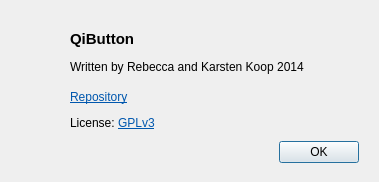
<?xml version="1.0" encoding="UTF-8"?>
<ui version="4.0">
 <class>AboutDialog</class>
 <widget class="QDialog" name="AboutDialog">
  <property name="geometry">
   <rect>
    <x>0</x>
    <y>0</y>
    <width>379</width>
    <height>182</height>
   </rect>
  </property>
  <property name="windowTitle">
   <string>About</string>
  </property>
  <widget class="QDialogButtonBox" name="buttonBox">
   <property name="geometry">
    <rect>
     <x>250</x>
     <y>140</y>
     <width>109</width>
     <height>25</height>
    </rect>
   </property>
   <property name="standardButtons">
    <set>QDialogButtonBox::Ok</set>
   </property>
  </widget>
  <widget class="QLabel" name="label">
   <property name="geometry">
    <rect>
     <x>70</x>
     <y>90</y>
     <width>92</width>
     <height>40</height>
    </rect>
   </property>
   <property name="text">
    <string>&lt;html&gt;&lt;head/&gt;&lt;body&gt;&lt;p&gt;&lt;a href=&quot;http://github.com/kkoop/qibutton&quot;&gt;&lt;span style=&quot; text-decoration: underline; color:#0057ae;&quot;&gt;Repository&lt;/span&gt;&lt;/a&gt;&lt;/p&gt;&lt;p&gt;License: &lt;a href=&quot;http://www.gnu.org/licenses&quot;&gt;&lt;span style=&quot; text-decoration: underline; color:#0057ae;&quot;&gt;GPLv3&lt;/span&gt;&lt;/a&gt;&lt;/p&gt;&lt;/body&gt;&lt;/html&gt;</string>
   </property>
   <property name="openExternalLinks">
    <bool>true</bool>
   </property>
  </widget>
  <widget class="QLabel" name="label_2">
   <property name="geometry">
    <rect>
     <x>70</x>
     <y>30</y>
     <width>269</width>
     <height>44</height>
    </rect>
   </property>
   <property name="text">
    <string>&lt;html&gt;&lt;head/&gt;&lt;body&gt;&lt;p&gt;&lt;span style=&quot; font-size:11pt; font-weight:600;&quot;&gt;QiButton&lt;/span&gt;&lt;/p&gt;&lt;p&gt;Written by Rebecca and Karsten Koop 2014&lt;/p&gt;&lt;/body&gt;&lt;/html&gt;</string>
   </property>
  </widget>
 </widget>
 <resources/>
 <connections>
  <connection>
   <sender>buttonBox</sender>
   <signal>accepted()</signal>
   <receiver>AboutDialog</receiver>
   <slot>accept()</slot>
   <hints>
    <hint type="sourcelabel">
     <x>304</x>
     <y>152</y>
    </hint>
    <hint type="destinationlabel">
     <x>189</x>
     <y>90</y>
    </hint>
   </hints>
  </connection>
 </connections>
</ui>
